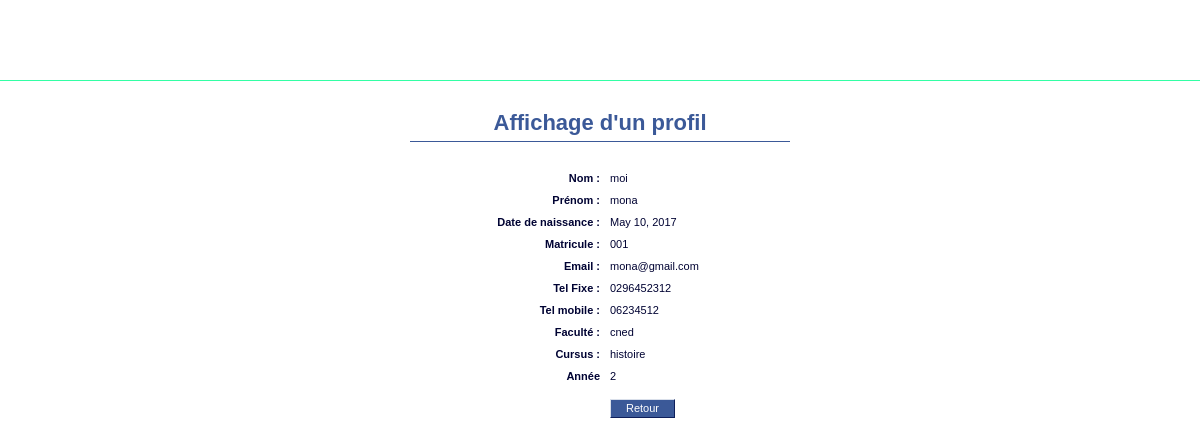
/showProfile (signed in), run on the app's committed database.
### trombi/models.py (models this page shows, shortened)
class Person(models.Model):
    registration_number = models.CharField(max_length=10)
    last_name = models.CharField(max_length=30)
    first_name = models.CharField(max_length=30)
    birth_date= models.DateField()
    email= models.EmailField()
    home_phone_number = models.CharField(max_length=20)# types textes si + ou #...
    cellphone_number = models.CharField(max_length=20)
    password = models.CharField(max_length=32) # pas stocker en clair mdp ( ds cas reel)
    friends = models.ManyToManyField('self', blank= True)
    faculty = models.ForeignKey('Faculty', on_delete = models.CASCADE)
    person_type='generic'

class Faculty(models.Model):
    name = models.CharField(max_length=30)
    color = models.CharField(max_length= 6)

class Student(Person):
    cursus = models.ForeignKey('Cursus', on_delete = models.CASCADE)
    year = models.IntegerField()
    person_type = 'student'

class Cursus(models.Model):
    title = models.CharField(max_length= 30)

### trombi/views.py (the view)
# urls.py: url('^showProfile$', show_profile),
def show_profile(request):
    logged_user = get_logged_user_from_request(request)
    if logged_user:
        if 'userToShow' in request.GET and request.GET['userToShow'] != '':
            user_to_show_id = int(request.GET['userToShow'])
            results = Person.objects.filter(id=user_to_show_id)
            if len(results) == 1 :
                if Student.objects.filter(id= user_to_show_id):
                    user_to_show = Student.objects.get(id = user_to_show_id)
                else:
                    user_to_show = Employee.objects.get(id = user_to_show_id)
                return render(request, 'show_profile.html', {'user_to_show': user_to_show})
            else:
                return render(request, 'show_profile.html', {'user_to_show': logged_user})
        else:
            return render(request, 'show_profile.html', {'user_to_show': logged_user})
    else:
        return redirect('/login')

### trombi/views.py (called while the page is built)
def get_logged_user_from_request(request):
    if 'logged_user_id' in request.session:
        logged_user_id = request.session['logged_user_id']
        if len(Student.objects.filter(id= logged_user_id)) ==1:
            return Student.objects.get(id=logged_user_id)
        elif len(Employee.objects.filter(id = logged_user_id))== 1:
            return Employee.objects.get(id=logged_user_id)
        else:
            return None
    else:
        return None

### templates/show_profile.html (shortened to what this page needs)
{% extends "base.html" %}
{% block bodyId %}showProfilePage{% endblock %}
{% block content %}
<h1>Affichage d'un profil</h1>
<dl class="fieldList">
    <dt>Nom :</dt>
        <dd>{{ user_to_show.last_name }}</dd>
    <dt>Prénom :</dt>
        <dd>{{ user_to_show.first_name }}</dd>
    <dt>Date de naissance :</dt>
        <dd>{{ user_to_show.birth_date }}</dd>
    <dt>Matricule : </dt>
        <dd>{{ user_to_show.registration_number }}</dd>
    <dt>Email :</dt>
        <dd>{{ user_to_show.email }}</dd>
    <dt>Tel Fixe :</dt>
        <dd>{{ user_to_show.home_phone_number }}</dd>
    <dt>Tel mobile :</dt>
         <dd>{{ user_to_show.cellphone_number }}</dd>
    <dt>Faculté :</dt>
         <dd>{{ user_to_show.faculty.name }}</dd>
        {% if user_to_show.person_type == "student" %}
    <dt>Cursus :</dt>
        <dd>{{ user_to_show.cursus.title }}</dd>
    <dt>Année </dt>
        <dd>{{ user_to_show.student.year }}</dd>
    {% endif %}
</dl>
<p id="showProfileNavigationButtons">
    <a href="welcome" class="buttonLink">Retour</a>
</p>
{% endblock %}

### trombi/static/style.css (style rules this page uses)
a.buttonLink { border-style: solid; border-width: 1px; border-color: #d9dfea #0e1f5b #0e1f5b #d9dfea; background-color: #3b5998; color: #FFFFFF; padding: 2px 15px 3px 15px; text-align: center; text-decoration: none; }
body { margin: 0; padding: 0; font-family: "Lucida grande", Tahoma, Verdana, Arial, sans-serif; font-size: 11px; color: #000333; }
h1 { text-align: center; font-size: 22px; margin: 0px 60px 30px 60px; padding: 0 0 5px 0; color: #3b5998; border-bottom: 1px solid #3b5998 }
dl.fieldList dt { display: block; width: 250px; float: left; text-align: right; padding: 0 10px 0 0; font-weight: bold; }
dl.fieldList dd { display: block; width: 450px; padding: 0px; margin: 0 0 10px 0; }
p#showProfileNavigationButtons { margin: 20px 0 0 260px; }

### data on the page
Person: last_name "moi", first_name "mona", birth_date "May 10, 2017", registration_number "001", email "mona@gmail.com", home_phone_number "0296452312", cellphone_number "06234512", faculty.name "cned"
Student: cursus "histoire", student.year "2"
